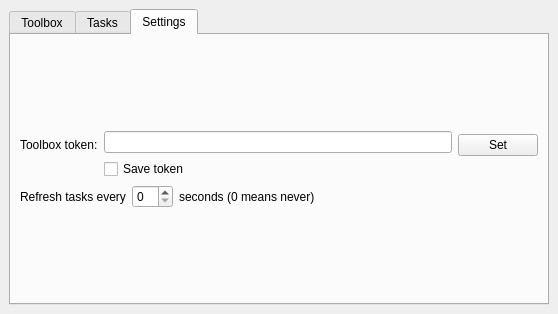
<?xml version="1.0" encoding="UTF-8"?>
<ui version="4.0">
 <class>NgToolboxDialogBase</class>
 <widget class="QMainWindow" name="NgToolboxDialogBase">
  <layout class="QVBoxLayout" name="verticalLayout_2">
   <item>
    <widget class="QWidget" name="mainLayout" native="true">
     <layout class="QVBoxLayout" name="verticalLayout">
      <item>
       <widget class="QTabWidget" name="tabWidget">
        <property name="currentIndex">
         <number>2</number>
        </property>
        <widget class="QWidget" name="toolboxWidget">
         <attribute name="title">
          <string>Toolbox</string>
         </attribute>
         <layout class="QVBoxLayout" name="verticalLayout_3">
          <item>
           <widget class="QLineEdit" name="treeFilter">
            <property name="toolTip">
             <string/>
            </property>
            <property name="statusTip">
             <string/>
            </property>
            <property name="whatsThis">
             <string/>
            </property>
            <property name="placeholderText">
             <string>filter</string>
            </property>
           </widget>
          </item>
          <item>
           <layout class="QHBoxLayout" name="horizontalLayout_2" stretch="3,2">
            <item>
             <widget class="QTreeWidget" name="treeWidget">
              <property name="sortingEnabled">
               <bool>true</bool>
              </property>
              <property name="headerHidden">
               <bool>true</bool>
              </property>
              <column>
               <property name="text">
                <string notr="true">1</string>
               </property>
              </column>
             </widget>
            </item>
            <item>
             <widget class="QTextBrowser" name="itemDescription">
              <property name="html">
               <string>&lt;!DOCTYPE HTML PUBLIC &quot;-//W3C//DTD HTML 4.0//EN&quot; &quot;http://www.w3.org/TR/REC-html40/strict.dtd&quot;&gt;
&lt;html&gt;&lt;head&gt;&lt;meta name=&quot;qrichtext&quot; content=&quot;1&quot; /&gt;&lt;meta charset=&quot;utf-8&quot; /&gt;&lt;style type=&quot;text/css&quot;&gt;
p, li { white-space: pre-wrap; }
hr { height: 1px; border-width: 0; }
li.unchecked::marker { content: &quot;\2610&quot;; }
li.checked::marker { content: &quot;\2612&quot;; }
&lt;/style&gt;&lt;/head&gt;&lt;body style=&quot; font-family:'Segoe UI'; font-size:9pt; font-weight:400; font-style:normal;&quot;&gt;
&lt;p style=&quot;-qt-paragraph-type:empty; margin-top:0px; margin-bottom:0px; margin-left:0px; margin-right:0px; -qt-block-indent:0; text-indent:0px;&quot;&gt;&lt;br /&gt;&lt;/p&gt;&lt;/body&gt;&lt;/html&gt;</string>
              </property>
              <property name="openExternalLinks">
               <bool>true</bool>
              </property>
             </widget>
            </item>
           </layout>
          </item>
         </layout>
        </widget>
        <widget class="QWidget" name="tasksWidget">
         <attribute name="title">
          <string>Tasks</string>
         </attribute>
         <layout class="QVBoxLayout" name="verticalLayout_5">
          <item>
           <widget class="QTableWidget" name="tableWidget">
            <property name="sizePolicy">
             <sizepolicy hsizetype="Preferred" vsizetype="Expanding">
              <horstretch>0</horstretch>
              <verstretch>0</verstretch>
             </sizepolicy>
            </property>
            <attribute name="horizontalHeaderCascadingSectionResizes">
             <bool>true</bool>
            </attribute>
            <attribute name="horizontalHeaderDefaultSectionSize">
             <number>120</number>
            </attribute>
            <attribute name="horizontalHeaderStretchLastSection">
             <bool>true</bool>
            </attribute>
            <attribute name="verticalHeaderVisible">
             <bool>false</bool>
            </attribute>
            <column>
             <property name="text">
              <string>Task</string>
             </property>
            </column>
            <column>
             <property name="text">
              <string>Date</string>
             </property>
            </column>
            <column>
             <property name="text">
              <string>Status</string>
             </property>
            </column>
            <column>
             <property name="text">
              <string>OrderId</string>
             </property>
            </column>
           </widget>
          </item>
          <item>
           <widget class="QPushButton" name="refreshButton">
            <property name="enabled">
             <bool>false</bool>
            </property>
            <property name="text">
             <string>Refresh</string>
            </property>
           </widget>
          </item>
          <item>
           <layout class="QHBoxLayout" name="horizontalLayout">
            <item>
             <widget class="QPushButton" name="resultsButton">
              <property name="enabled">
               <bool>false</bool>
              </property>
              <property name="text">
               <string>Show results</string>
              </property>
             </widget>
            </item>
            <item>
             <widget class="QPushButton" name="infoButton">
              <property name="enabled">
               <bool>false</bool>
              </property>
              <property name="text">
               <string>Show error</string>
              </property>
             </widget>
            </item>
           </layout>
          </item>
         </layout>
        </widget>
        <widget class="QWidget" name="configsWidget">
         <attribute name="title">
          <string>Settings</string>
         </attribute>
         <layout class="QVBoxLayout" name="verticalLayout_8">
          <item>
           <spacer name="verticalSpacer_2">
            <property name="orientation">
             <enum>Qt::Vertical</enum>
            </property>
            <property name="sizeHint" stdset="0">
             <size>
              <width>20</width>
              <height>40</height>
             </size>
            </property>
           </spacer>
          </item>
          <item>
           <layout class="QHBoxLayout" name="horizontalLayout_3">
            <item>
             <layout class="QVBoxLayout" name="verticalLayout_6">
              <item>
               <widget class="QLabel" name="tokenLabel">
                <property name="text">
                 <string>Toolbox token:</string>
                </property>
               </widget>
              </item>
              <item>
               <spacer name="horizontalSpacer">
                <property name="orientation">
                 <enum>Qt::Horizontal</enum>
                </property>
                <property name="sizeType">
                 <enum>QSizePolicy::Minimum</enum>
                </property>
                <property name="sizeHint" stdset="0">
                 <size>
                  <width>20</width>
                  <height>20</height>
                 </size>
                </property>
               </spacer>
              </item>
             </layout>
            </item>
            <item>
             <layout class="QVBoxLayout" name="verticalLayout_4">
              <item>
               <widget class="QLineEdit" name="tokenEdit">
                <property name="text">
                 <string/>
                </property>
                <property name="echoMode">
                 <enum>QLineEdit::Password</enum>
                </property>
               </widget>
              </item>
              <item>
               <widget class="QCheckBox" name="saveTokenCheckBox">
                <property name="text">
                 <string>Save token</string>
                </property>
               </widget>
              </item>
             </layout>
            </item>
            <item>
             <layout class="QVBoxLayout" name="verticalLayout_7">
              <item>
               <widget class="QPushButton" name="setTokenButton">
                <property name="text">
                 <string>Set</string>
                </property>
               </widget>
              </item>
              <item>
               <spacer name="horizontalSpacer_3">
                <property name="orientation">
                 <enum>Qt::Horizontal</enum>
                </property>
                <property name="sizeType">
                 <enum>QSizePolicy::Minimum</enum>
                </property>
                <property name="sizeHint" stdset="0">
                 <size>
                  <width>40</width>
                  <height>20</height>
                 </size>
                </property>
               </spacer>
              </item>
             </layout>
            </item>
           </layout>
          </item>
          <item>
           <layout class="QHBoxLayout" name="horizontalLayout_4" stretch="0,0,0,0">
            <property name="leftMargin">
             <number>0</number>
            </property>
            <item>
             <widget class="QLabel" name="label">
              <property name="sizePolicy">
               <sizepolicy hsizetype="Maximum" vsizetype="Preferred">
                <horstretch>0</horstretch>
                <verstretch>0</verstretch>
               </sizepolicy>
              </property>
              <property name="text">
               <string>Refresh tasks every</string>
              </property>
             </widget>
            </item>
            <item>
             <widget class="QSpinBox" name="refreshSpinBox">
              <property name="sizePolicy">
               <sizepolicy hsizetype="Maximum" vsizetype="Fixed">
                <horstretch>0</horstretch>
                <verstretch>0</verstretch>
               </sizepolicy>
              </property>
              <property name="singleStep">
               <number>5</number>
              </property>
             </widget>
            </item>
            <item>
             <widget class="QLabel" name="label_2">
              <property name="sizePolicy">
               <sizepolicy hsizetype="Maximum" vsizetype="Preferred">
                <horstretch>0</horstretch>
                <verstretch>0</verstretch>
               </sizepolicy>
              </property>
              <property name="text">
               <string>seconds (0 means never)</string>
              </property>
             </widget>
            </item>
            <item>
             <spacer name="horizontalSpacer_2">
              <property name="orientation">
               <enum>Qt::Horizontal</enum>
              </property>
              <property name="sizeHint" stdset="0">
               <size>
                <width>40</width>
                <height>20</height>
               </size>
              </property>
             </spacer>
            </item>
           </layout>
          </item>
          <item>
           <spacer name="verticalSpacer">
            <property name="orientation">
             <enum>Qt::Vertical</enum>
            </property>
            <property name="sizeHint" stdset="0">
             <size>
              <width>20</width>
              <height>40</height>
             </size>
            </property>
           </spacer>
          </item>
         </layout>
        </widget>
       </widget>
      </item>
     </layout>
    </widget>
   </item>
  </layout>
 </widget>
 <resources/>
 <connections/>
</ui>
